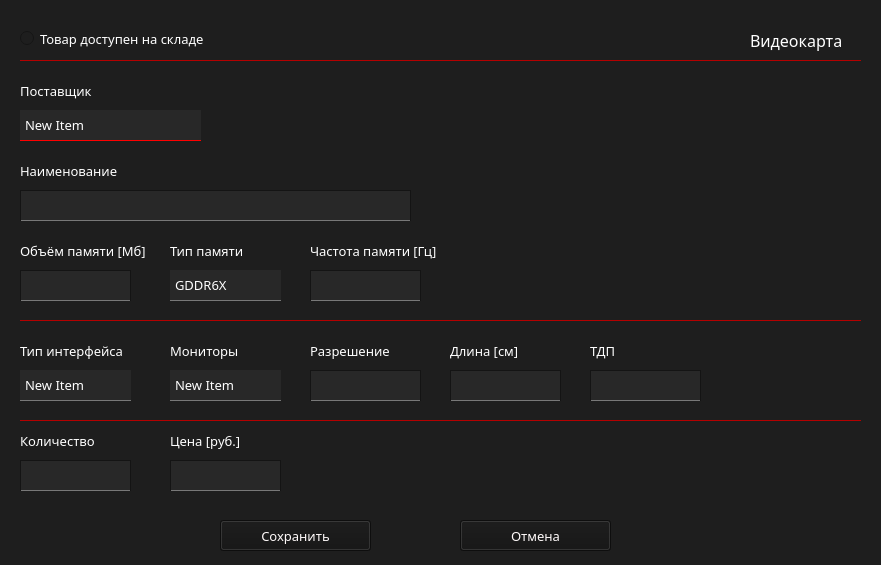
<?xml version="1.0" encoding="UTF-8"?>
<ui version="4.0">
 <class>addChangeWidget</class>
 <widget class="QWidget" name="addChangeWidget">
  <property name="windowModality">
   <enum>Qt::WindowModal</enum>
  </property>
  <property name="geometry">
   <rect>
    <x>0</x>
    <y>0</y>
    <width>881</width>
    <height>565</height>
   </rect>
  </property>
  <property name="font">
   <font>
    <family>Montserrat Medium</family>
    <pointsize>10</pointsize>
   </font>
  </property>
  <property name="windowTitle">
   <string>Добавление</string>
  </property>
  <property name="styleSheet">
   <string notr="true">QWidget
{
     background: rgb(30, 30, 30);
	color: white;

}
</string>
  </property>
  <widget class="QRadioButton" name="radioButton">
   <property name="geometry">
    <rect>
     <x>20</x>
     <y>30</y>
     <width>221</width>
     <height>17</height>
    </rect>
   </property>
   <property name="font">
    <font>
     <family>Montserrat Medium</family>
     <pointsize>10</pointsize>
    </font>
   </property>
   <property name="styleSheet">
    <string notr="true">QRadioButton:hover{
	color: rgb(190,0,0);
}
</string>
   </property>
   <property name="text">
    <string>Товар доступен на складе</string>
   </property>
  </widget>
  <widget class="QLabel" name="label">
   <property name="geometry">
    <rect>
     <x>20</x>
     <y>160</y>
     <width>171</width>
     <height>21</height>
    </rect>
   </property>
   <property name="font">
    <font>
     <family>Montserrat SemiBold</family>
     <pointsize>10</pointsize>
    </font>
   </property>
   <property name="styleSheet">
    <string notr="true">border:0px;</string>
   </property>
   <property name="text">
    <string>Наименование</string>
   </property>
  </widget>
  <widget class="Line" name="line">
   <property name="geometry">
    <rect>
     <x>20</x>
     <y>60</y>
     <width>841</width>
     <height>16</height>
    </rect>
   </property>
   <property name="styleSheet">
    <string notr="true">border:0px;
border-top: 1px solid rgb(180, 0, 0);</string>
   </property>
   <property name="orientation">
    <enum>Qt::Horizontal</enum>
   </property>
  </widget>
  <widget class="Line" name="line_2">
   <property name="geometry">
    <rect>
     <x>20</x>
     <y>320</y>
     <width>841</width>
     <height>16</height>
    </rect>
   </property>
   <property name="styleSheet">
    <string notr="true">border:0px;
border-top: 1px solid rgb(180, 0, 0);</string>
   </property>
   <property name="orientation">
    <enum>Qt::Horizontal</enum>
   </property>
  </widget>
  <widget class="QComboBox" name="comboBox">
   <property name="geometry">
    <rect>
     <x>20</x>
     <y>110</y>
     <width>181</width>
     <height>31</height>
    </rect>
   </property>
   <property name="font">
    <font>
     <family>Montserrat Medium</family>
     <pointsize>10</pointsize>
    </font>
   </property>
   <property name="styleSheet">
    <string notr="true">QComboBox{
	background-color: rgb(40,40,40);
	border: 1px;
	border-bottom: 1px solid red;
	padding-left: 5px;
}

QComboBox:hover{
	background-color: rgb(55,55,55);
}

QComboBox::drop-down{
border: 0px;
}

QComboBox::down-arrow {
border-image: url(&quot;E:/pcconf/images/down-arrow.png&quot;);
width: 17px;
height: 17px;
margin-right: 5px;
}

QComboBox::down-arrow:on {
	border-image: url(&quot;E:/pcconf/images/down-arrow (1).png&quot;);
	width: 17px;
	height: 17px;
	margin-right: 5px;
}

QComboBox:on{
border: 2px solid rgb(100,0,0);
}

QComboBox QAbstractItemView {
	background: rgb(250, 250, 250);
	border-width: 1px;
	border-style: solid;
	border-color: rgb(235, 235, 235);
	selection-background-color: rgb(240, 240, 240);
	selection-color: rgb(25, 25, 25);
}
</string>
   </property>
   <property name="editable">
    <bool>false</bool>
   </property>
   <property name="iconSize">
    <size>
     <width>20</width>
     <height>20</height>
    </size>
   </property>
   <property name="duplicatesEnabled">
    <bool>false</bool>
   </property>
   <property name="frame">
    <bool>false</bool>
   </property>
   <property name="modelColumn">
    <number>0</number>
   </property>
   <item>
    <property name="text">
     <string>New Item</string>
    </property>
   </item>
   <item>
    <property name="text">
     <string>New Item</string>
    </property>
   </item>
   <item>
    <property name="text">
     <string>New Item</string>
    </property>
   </item>
  </widget>
  <widget class="QLabel" name="label_2">
   <property name="geometry">
    <rect>
     <x>20</x>
     <y>80</y>
     <width>171</width>
     <height>21</height>
    </rect>
   </property>
   <property name="font">
    <font>
     <family>Montserrat SemiBold</family>
     <pointsize>10</pointsize>
    </font>
   </property>
   <property name="styleSheet">
    <string notr="true">border:0px;</string>
   </property>
   <property name="text">
    <string>Поставщик</string>
   </property>
  </widget>
  <widget class="QTextEdit" name="textEdit">
   <property name="geometry">
    <rect>
     <x>20</x>
     <y>190</y>
     <width>391</width>
     <height>31</height>
    </rect>
   </property>
   <property name="font">
    <font>
     <family>Montserrat Medium</family>
     <pointsize>10</pointsize>
    </font>
   </property>
   <property name="styleSheet">
    <string notr="true">QTextEdit{
	padding-left: 5px;
	border: 1px solid rgb(20,20,20);
	background-color: rgb(40,40,40);
	border-bottom: 1px solid  rgb(120,120,120);
}

QTextEdit:hover{
	background-color: rgb(55,55,55);
	border-bottom: 1px solid  red;
}</string>
   </property>
  </widget>
  <widget class="QLabel" name="label_3">
   <property name="geometry">
    <rect>
     <x>750</x>
     <y>30</y>
     <width>111</width>
     <height>21</height>
    </rect>
   </property>
   <property name="font">
    <font>
     <family>Montserrat SemiBold</family>
     <pointsize>12</pointsize>
    </font>
   </property>
   <property name="styleSheet">
    <string notr="true">border:0px;</string>
   </property>
   <property name="text">
    <string>Видеокарта</string>
   </property>
  </widget>
  <widget class="QPushButton" name="pushButton">
   <property name="geometry">
    <rect>
     <x>220</x>
     <y>520</y>
     <width>151</width>
     <height>31</height>
    </rect>
   </property>
   <property name="font">
    <font>
     <family>Montserrat Medium</family>
     <pointsize>10</pointsize>
    </font>
   </property>
   <property name="styleSheet">
    <string notr="true">QPushButton{
	border-color: rgb(50,50,50);
	background-color: rgb(20,20,20);
	color: #fffafa;
}

QPushButton::hover
{
	background-color: rgb(40,40,40);
	border-color: rgb(40,40,40);
	border-bottom: 1px solid  green;
}
</string>
   </property>
   <property name="text">
    <string>Сохранить</string>
   </property>
  </widget>
  <widget class="QPushButton" name="pushButton_2">
   <property name="geometry">
    <rect>
     <x>460</x>
     <y>520</y>
     <width>151</width>
     <height>31</height>
    </rect>
   </property>
   <property name="font">
    <font>
     <family>Montserrat Medium</family>
     <pointsize>10</pointsize>
    </font>
   </property>
   <property name="styleSheet">
    <string notr="true">QPushButton{
	border-color: rgb(50,50,50);
	background-color: rgb(20,20,20);
	color: #fffafa;
}

QPushButton::hover
{
	background-color: rgb(40,40,40);
	border-color: rgb(40,40,40);
	color:  red;
	border-bottom: 1px solid  red;
}</string>
   </property>
   <property name="text">
    <string>Отмена</string>
   </property>
   <property name="autoDefault">
    <bool>false</bool>
   </property>
   <property name="default">
    <bool>false</bool>
   </property>
   <property name="flat">
    <bool>false</bool>
   </property>
  </widget>
  <widget class="QTextEdit" name="textEdit_2">
   <property name="geometry">
    <rect>
     <x>20</x>
     <y>270</y>
     <width>111</width>
     <height>31</height>
    </rect>
   </property>
   <property name="font">
    <font>
     <family>Montserrat Medium</family>
     <pointsize>10</pointsize>
    </font>
   </property>
   <property name="styleSheet">
    <string notr="true">QTextEdit{
	padding-left: 5px;
	border: 1px solid rgb(20,20,20);
	background-color: rgb(40,40,40);
	border-bottom: 1px solid  rgb(120,120,120);
}

QTextEdit:hover{
	background-color: rgb(55,55,55);
	border-bottom: 1px solid  red;
}</string>
   </property>
  </widget>
  <widget class="QLabel" name="label_4">
   <property name="geometry">
    <rect>
     <x>20</x>
     <y>240</y>
     <width>141</width>
     <height>21</height>
    </rect>
   </property>
   <property name="font">
    <font>
     <family>Montserrat SemiBold</family>
     <pointsize>10</pointsize>
    </font>
   </property>
   <property name="styleSheet">
    <string notr="true">border:0px;</string>
   </property>
   <property name="text">
    <string>Объём памяти [Мб]</string>
   </property>
  </widget>
  <widget class="QLabel" name="label_5">
   <property name="geometry">
    <rect>
     <x>170</x>
     <y>240</y>
     <width>111</width>
     <height>21</height>
    </rect>
   </property>
   <property name="font">
    <font>
     <family>Montserrat SemiBold</family>
     <pointsize>10</pointsize>
    </font>
   </property>
   <property name="styleSheet">
    <string notr="true">border:0px;</string>
   </property>
   <property name="text">
    <string>Тип памяти</string>
   </property>
  </widget>
  <widget class="QLabel" name="label_6">
   <property name="geometry">
    <rect>
     <x>310</x>
     <y>240</y>
     <width>141</width>
     <height>21</height>
    </rect>
   </property>
   <property name="font">
    <font>
     <family>Montserrat SemiBold</family>
     <pointsize>10</pointsize>
    </font>
   </property>
   <property name="styleSheet">
    <string notr="true">border:0px;</string>
   </property>
   <property name="text">
    <string>Частота памяти [Гц]</string>
   </property>
  </widget>
  <widget class="QTextEdit" name="textEdit_4">
   <property name="geometry">
    <rect>
     <x>310</x>
     <y>270</y>
     <width>111</width>
     <height>31</height>
    </rect>
   </property>
   <property name="font">
    <font>
     <family>Montserrat Medium</family>
     <pointsize>10</pointsize>
    </font>
   </property>
   <property name="styleSheet">
    <string notr="true">QTextEdit{
	padding-left: 5px;
	border: 1px solid rgb(20,20,20);
	background-color: rgb(40,40,40);
	border-bottom: 1px solid  rgb(120,120,120);
}

QTextEdit:hover{
	background-color: rgb(55,55,55);
	border-bottom: 1px solid  red;
}</string>
   </property>
  </widget>
  <widget class="QLabel" name="label_7">
   <property name="geometry">
    <rect>
     <x>20</x>
     <y>340</y>
     <width>121</width>
     <height>21</height>
    </rect>
   </property>
   <property name="font">
    <font>
     <family>Montserrat SemiBold</family>
     <pointsize>10</pointsize>
    </font>
   </property>
   <property name="styleSheet">
    <string notr="true">border:0px;</string>
   </property>
   <property name="text">
    <string>Тип интерфейса</string>
   </property>
  </widget>
  <widget class="QLabel" name="label_8">
   <property name="geometry">
    <rect>
     <x>170</x>
     <y>340</y>
     <width>111</width>
     <height>21</height>
    </rect>
   </property>
   <property name="font">
    <font>
     <family>Montserrat SemiBold</family>
     <pointsize>10</pointsize>
    </font>
   </property>
   <property name="styleSheet">
    <string notr="true">border:0px;</string>
   </property>
   <property name="text">
    <string>Мониторы</string>
   </property>
  </widget>
  <widget class="QTextEdit" name="textEdit_7">
   <property name="geometry">
    <rect>
     <x>310</x>
     <y>370</y>
     <width>111</width>
     <height>31</height>
    </rect>
   </property>
   <property name="font">
    <font>
     <family>Montserrat Medium</family>
     <pointsize>10</pointsize>
    </font>
   </property>
   <property name="styleSheet">
    <string notr="true">QTextEdit{
	padding-left: 5px;
	border: 1px solid rgb(20,20,20);
	background-color: rgb(40,40,40);
	border-bottom: 1px solid  rgb(120,120,120);
}

QTextEdit:hover{
	background-color: rgb(55,55,55);
	border-bottom: 1px solid  red;
}</string>
   </property>
  </widget>
  <widget class="QLabel" name="label_9">
   <property name="geometry">
    <rect>
     <x>310</x>
     <y>340</y>
     <width>111</width>
     <height>21</height>
    </rect>
   </property>
   <property name="font">
    <font>
     <family>Montserrat SemiBold</family>
     <pointsize>10</pointsize>
    </font>
   </property>
   <property name="styleSheet">
    <string notr="true">border:0px;</string>
   </property>
   <property name="text">
    <string>Разрешение</string>
   </property>
  </widget>
  <widget class="QLabel" name="label_10">
   <property name="geometry">
    <rect>
     <x>450</x>
     <y>340</y>
     <width>111</width>
     <height>21</height>
    </rect>
   </property>
   <property name="font">
    <font>
     <family>Montserrat SemiBold</family>
     <pointsize>10</pointsize>
    </font>
   </property>
   <property name="styleSheet">
    <string notr="true">border:0px;</string>
   </property>
   <property name="text">
    <string>Длина [см]</string>
   </property>
  </widget>
  <widget class="QTextEdit" name="textEdit_8">
   <property name="geometry">
    <rect>
     <x>450</x>
     <y>370</y>
     <width>111</width>
     <height>31</height>
    </rect>
   </property>
   <property name="font">
    <font>
     <family>Montserrat Medium</family>
     <pointsize>10</pointsize>
    </font>
   </property>
   <property name="styleSheet">
    <string notr="true">QTextEdit{
	padding-left: 5px;
	border: 1px solid rgb(20,20,20);
	background-color: rgb(40,40,40);
	border-bottom: 1px solid  rgb(120,120,120);
}

QTextEdit:hover{
	background-color: rgb(55,55,55);
	border-bottom: 1px solid  red;
}</string>
   </property>
  </widget>
  <widget class="QTextEdit" name="textEdit_9">
   <property name="geometry">
    <rect>
     <x>590</x>
     <y>370</y>
     <width>111</width>
     <height>31</height>
    </rect>
   </property>
   <property name="font">
    <font>
     <family>Montserrat Medium</family>
     <pointsize>10</pointsize>
    </font>
   </property>
   <property name="styleSheet">
    <string notr="true">QTextEdit{
	padding-left: 5px;
	border: 1px solid rgb(20,20,20);
	background-color: rgb(40,40,40);
	border-bottom: 1px solid  rgb(120,120,120);
}

QTextEdit:hover{
	background-color: rgb(55,55,55);
	border-bottom: 1px solid  red;
}</string>
   </property>
  </widget>
  <widget class="QLabel" name="label_11">
   <property name="geometry">
    <rect>
     <x>590</x>
     <y>340</y>
     <width>111</width>
     <height>21</height>
    </rect>
   </property>
   <property name="font">
    <font>
     <family>Montserrat SemiBold</family>
     <pointsize>10</pointsize>
    </font>
   </property>
   <property name="styleSheet">
    <string notr="true">border:0px;</string>
   </property>
   <property name="text">
    <string>ТДП</string>
   </property>
  </widget>
  <widget class="QTextEdit" name="textEdit_10">
   <property name="geometry">
    <rect>
     <x>20</x>
     <y>460</y>
     <width>111</width>
     <height>31</height>
    </rect>
   </property>
   <property name="font">
    <font>
     <family>Montserrat Medium</family>
     <pointsize>10</pointsize>
    </font>
   </property>
   <property name="styleSheet">
    <string notr="true">QTextEdit{
	padding-left: 5px;
	border: 1px solid rgb(20,20,20);
	background-color: rgb(40,40,40);
	border-bottom: 1px solid  rgb(120,120,120);
}

QTextEdit:hover{
	background-color: rgb(55,55,55);
	border-bottom: 1px solid  red;
}</string>
   </property>
  </widget>
  <widget class="QLabel" name="label_12">
   <property name="geometry">
    <rect>
     <x>20</x>
     <y>430</y>
     <width>111</width>
     <height>21</height>
    </rect>
   </property>
   <property name="font">
    <font>
     <family>Montserrat SemiBold</family>
     <pointsize>10</pointsize>
    </font>
   </property>
   <property name="styleSheet">
    <string notr="true">border:0px;</string>
   </property>
   <property name="text">
    <string>Количество</string>
   </property>
  </widget>
  <widget class="QTextEdit" name="textEdit_11">
   <property name="geometry">
    <rect>
     <x>170</x>
     <y>460</y>
     <width>111</width>
     <height>31</height>
    </rect>
   </property>
   <property name="font">
    <font>
     <family>Montserrat Medium</family>
     <pointsize>10</pointsize>
    </font>
   </property>
   <property name="styleSheet">
    <string notr="true">QTextEdit{
	padding-left: 5px;
	border: 1px solid rgb(20,20,20);
	background-color: rgb(40,40,40);
	border-bottom: 1px solid  rgb(120,120,120);
}

QTextEdit:hover{
	background-color: rgb(55,55,55);
	border-bottom: 1px solid  red;
}</string>
   </property>
  </widget>
  <widget class="QLabel" name="label_13">
   <property name="geometry">
    <rect>
     <x>170</x>
     <y>430</y>
     <width>111</width>
     <height>21</height>
    </rect>
   </property>
   <property name="font">
    <font>
     <family>Montserrat SemiBold</family>
     <pointsize>10</pointsize>
    </font>
   </property>
   <property name="styleSheet">
    <string notr="true">border:0px;</string>
   </property>
   <property name="text">
    <string>Цена [руб.]</string>
   </property>
  </widget>
  <widget class="Line" name="line_3">
   <property name="geometry">
    <rect>
     <x>20</x>
     <y>420</y>
     <width>841</width>
     <height>16</height>
    </rect>
   </property>
   <property name="styleSheet">
    <string notr="true">border:0px;
border-top: 1px solid rgb(180, 0, 0);</string>
   </property>
   <property name="orientation">
    <enum>Qt::Horizontal</enum>
   </property>
  </widget>
  <widget class="QComboBox" name="comboBox_2">
   <property name="geometry">
    <rect>
     <x>170</x>
     <y>270</y>
     <width>111</width>
     <height>31</height>
    </rect>
   </property>
   <property name="font">
    <font>
     <family>Montserrat Medium</family>
     <pointsize>10</pointsize>
    </font>
   </property>
   <property name="styleSheet">
    <string notr="true">QComboBox{
	background-color: rgb(40,40,40);
	border: 1px;
	border-bottom: 1px solid rgb(120,120,120);
	padding-left: 5px;
}

QComboBox:hover{
	background-color: rgb(55,55,55);
	border-bottom: 1px solid red;
}

QComboBox::drop-down{
border: 0px;
}

QComboBox::down-arrow {
border-image: url(&quot;E:/pcconf/images/down-arrow (2).png&quot;);
width: 17px;
height: 17px;
margin-right: 5px;
}

QComboBox::down-arrow:on {
	border-image: url(&quot;E:/pcconf/images/down-arrow (3).png&quot;);
	width: 17px;
	height: 17px;
	margin-right: 5px;
}

QComboBox:on{
border: 2px solid rgb(100,0,0);
}

QComboBox QAbstractItemView {
	background: rgb(250, 250, 250);
	border-width: 1px;
	border-style: solid;
	border-color: rgb(235, 235, 235);
	selection-background-color: rgb(240, 240, 240);
	selection-color: rgb(25, 25, 25);
}
</string>
   </property>
   <property name="iconSize">
    <size>
     <width>20</width>
     <height>20</height>
    </size>
   </property>
   <property name="duplicatesEnabled">
    <bool>false</bool>
   </property>
   <property name="frame">
    <bool>true</bool>
   </property>
   <property name="modelColumn">
    <number>0</number>
   </property>
   <item>
    <property name="text">
     <string>GDDR6X</string>
    </property>
   </item>
   <item>
    <property name="text">
     <string>GDDR6</string>
    </property>
   </item>
   <item>
    <property name="text">
     <string>GDDR5X</string>
    </property>
   </item>
   <item>
    <property name="text">
     <string>GDDR5</string>
    </property>
   </item>
   <item>
    <property name="text">
     <string>GDDR4</string>
    </property>
   </item>
   <item>
    <property name="text">
     <string>GDDR3</string>
    </property>
   </item>
  </widget>
  <widget class="QComboBox" name="comboBox_3">
   <property name="geometry">
    <rect>
     <x>20</x>
     <y>370</y>
     <width>111</width>
     <height>31</height>
    </rect>
   </property>
   <property name="font">
    <font>
     <family>Montserrat Medium</family>
     <pointsize>10</pointsize>
    </font>
   </property>
   <property name="styleSheet">
    <string notr="true">QComboBox{
	background-color: rgb(40,40,40);
	border: 1px;
	border-bottom: 1px solid rgb(120,120,120);
	padding-left: 5px;
}

QComboBox:hover{
	background-color: rgb(55,55,55);
	border-bottom: 1px solid red;
}

QComboBox::drop-down{
border: 0px;
}

QComboBox::down-arrow {
border-image: url(&quot;E:/pcconf/images/down-arrow (2).png&quot;);
width: 17px;
height: 17px;
margin-right: 5px;
}

QComboBox::down-arrow:on {
	border-image: url(&quot;E:/pcconf/images/down-arrow (3).png&quot;);
	width: 17px;
	height: 17px;
	margin-right: 5px;
}

QComboBox:on{
border: 2px solid rgb(100,0,0);
}

QComboBox QAbstractItemView {
	background: rgb(250, 250, 250);
	border-width: 1px;
	border-style: solid;
	border-color: rgb(235, 235, 235);
	selection-background-color: rgb(240, 240, 240);
	selection-color: rgb(25, 25, 25);
}
</string>
   </property>
   <property name="iconSize">
    <size>
     <width>20</width>
     <height>20</height>
    </size>
   </property>
   <property name="duplicatesEnabled">
    <bool>false</bool>
   </property>
   <property name="frame">
    <bool>true</bool>
   </property>
   <property name="modelColumn">
    <number>0</number>
   </property>
   <item>
    <property name="text">
     <string>New Item</string>
    </property>
   </item>
   <item>
    <property name="text">
     <string>New Item</string>
    </property>
   </item>
   <item>
    <property name="text">
     <string>New Item</string>
    </property>
   </item>
  </widget>
  <widget class="QComboBox" name="comboBox_4">
   <property name="geometry">
    <rect>
     <x>170</x>
     <y>370</y>
     <width>111</width>
     <height>31</height>
    </rect>
   </property>
   <property name="font">
    <font>
     <family>Montserrat Medium</family>
     <pointsize>10</pointsize>
    </font>
   </property>
   <property name="styleSheet">
    <string notr="true">QComboBox{
	background-color: rgb(40,40,40);
	border: 1px;
	border-bottom: 1px solid rgb(120,120,120);
	padding-left: 5px;
}

QComboBox:hover{
	background-color: rgb(55,55,55);
	border-bottom: 1px solid red;
}

QComboBox::drop-down{
border: 0px;
}

QComboBox::down-arrow {
border-image: url(&quot;E:/pcconf/images/down-arrow (2).png&quot;);
width: 17px;
height: 17px;
margin-right: 5px;
}

QComboBox::down-arrow:on {
	border-image: url(&quot;E:/pcconf/images/down-arrow (3).png&quot;);
	width: 17px;
	height: 17px;
	margin-right: 5px;
}

QComboBox:on{
border: 2px solid rgb(100,0,0);
}

QComboBox QAbstractItemView {
	background: rgb(250, 250, 250);
	border-width: 1px;
	border-style: solid;
	border-color: rgb(235, 235, 235);
	selection-background-color: rgb(240, 240, 240);
	selection-color: rgb(25, 25, 25);
}
</string>
   </property>
   <property name="iconSize">
    <size>
     <width>20</width>
     <height>20</height>
    </size>
   </property>
   <property name="duplicatesEnabled">
    <bool>false</bool>
   </property>
   <property name="frame">
    <bool>true</bool>
   </property>
   <property name="modelColumn">
    <number>0</number>
   </property>
   <item>
    <property name="text">
     <string>New Item</string>
    </property>
   </item>
   <item>
    <property name="text">
     <string>New Item</string>
    </property>
   </item>
   <item>
    <property name="text">
     <string>New Item</string>
    </property>
   </item>
  </widget>
  <zorder>radioButton</zorder>
  <zorder>label</zorder>
  <zorder>line</zorder>
  <zorder>line_2</zorder>
  <zorder>comboBox</zorder>
  <zorder>label_2</zorder>
  <zorder>textEdit</zorder>
  <zorder>label_3</zorder>
  <zorder>pushButton</zorder>
  <zorder>pushButton_2</zorder>
  <zorder>textEdit_2</zorder>
  <zorder>label_4</zorder>
  <zorder>label_6</zorder>
  <zorder>textEdit_4</zorder>
  <zorder>label_7</zorder>
  <zorder>label_8</zorder>
  <zorder>textEdit_7</zorder>
  <zorder>label_9</zorder>
  <zorder>label_10</zorder>
  <zorder>textEdit_8</zorder>
  <zorder>textEdit_9</zorder>
  <zorder>label_11</zorder>
  <zorder>textEdit_10</zorder>
  <zorder>label_12</zorder>
  <zorder>textEdit_11</zorder>
  <zorder>label_13</zorder>
  <zorder>line_3</zorder>
  <zorder>label_5</zorder>
  <zorder>comboBox_2</zorder>
  <zorder>comboBox_3</zorder>
  <zorder>comboBox_4</zorder>
 </widget>
 <resources/>
 <connections/>
</ui>
